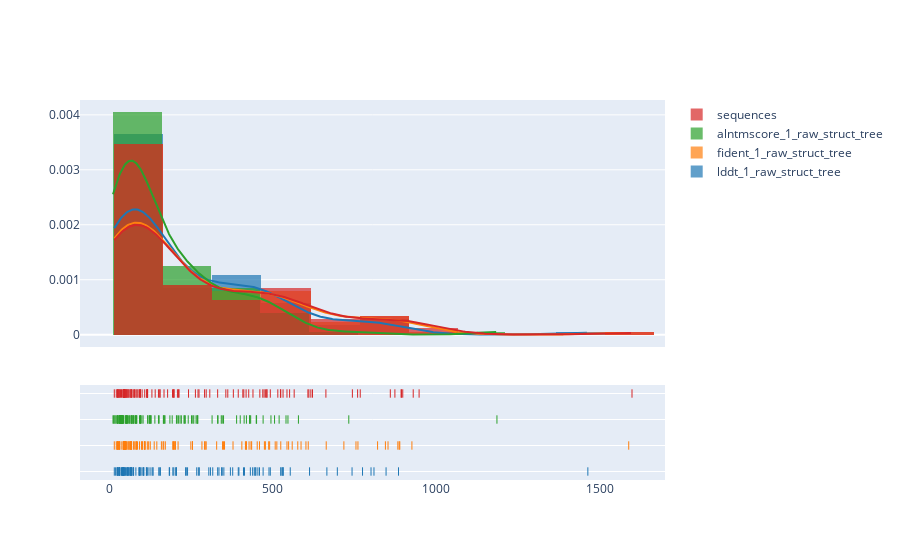
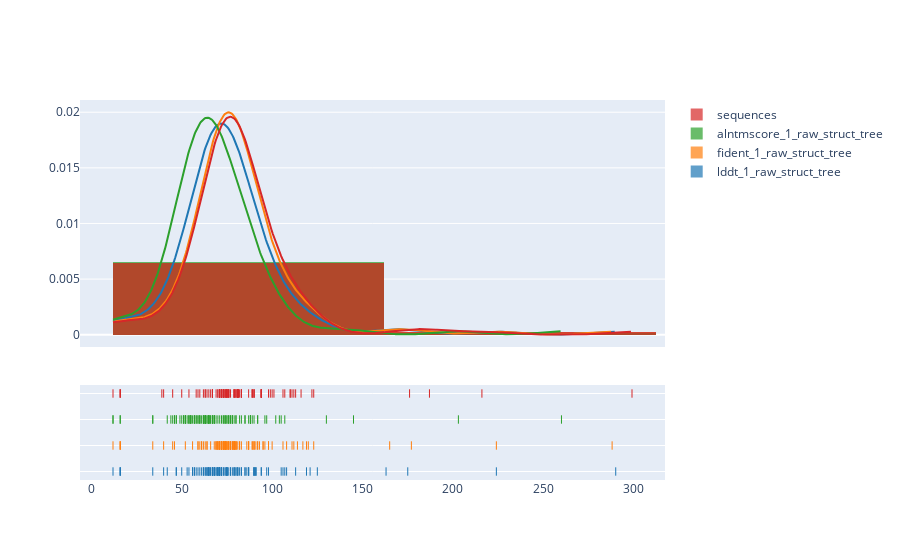
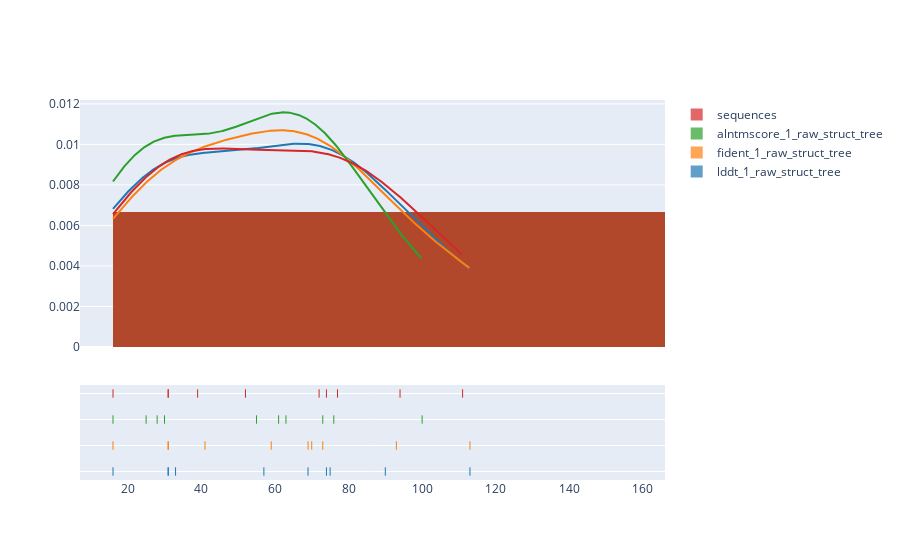
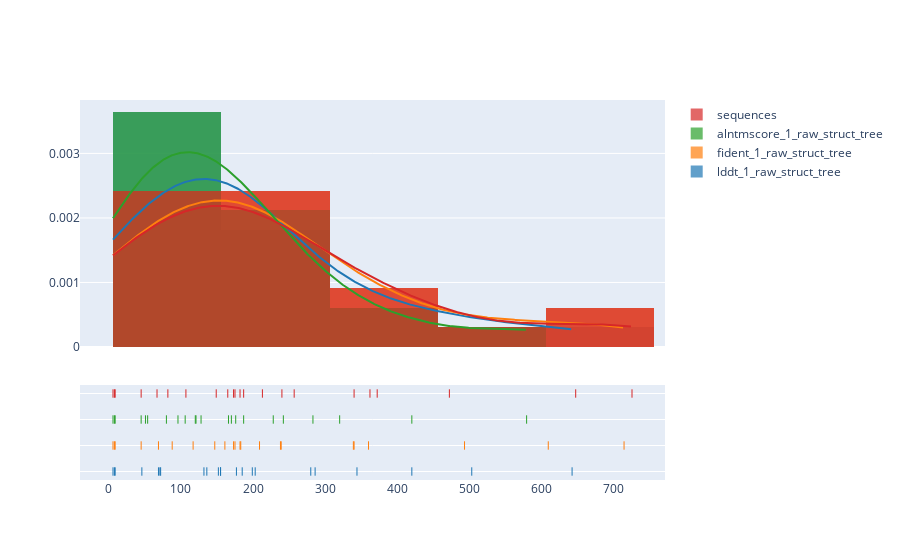

These figures' notebook cell, in order:
### Code cell
import pandas as pd
#cladefolders = ['../CATH_data/' , '../CAT_data/' , '../SCOP_data/' ]
#todo iterate over hogs and cath and train a model

cladefolders = set(glob.glob( '../OMA_data/*/' ))-set([ '../OMA_data/logs/' ])
cladefolders = cladefolders.union( set(glob.glob( '../OMA_data_unfiltered/OMA_data/*/' )) - set([ '../OMA_data_unfiltered/logs/' ]) )
cladefolders = cladefolders.union( set( ['../CAT_data/' , '../CATH_data/'  ,  '../CAT_data_unfiltered/' , '../CATH_data_unfiltered/' ] ) )

scorefunc = 'score'
rescols = ['lddt_1_raw_struct_tree' , 'fident_1_raw_struct_tree', 'sequences']

for folder in cladefolders:
    #try:
    tree_resdf , refcols = compile_folder(folder, scorefunc = scorefunc, verbose = False)
    compare_treesets(tree_resdf  , colfilter= 'sequence' , display_lineplot = False , verbose = True)
    tree_resdf['folder'] = folder
    
    sns.violinplot(tree_resdf[rescols] , cut = 0 )


    plt.show()
    #except:
    #    print('failed', folder)
